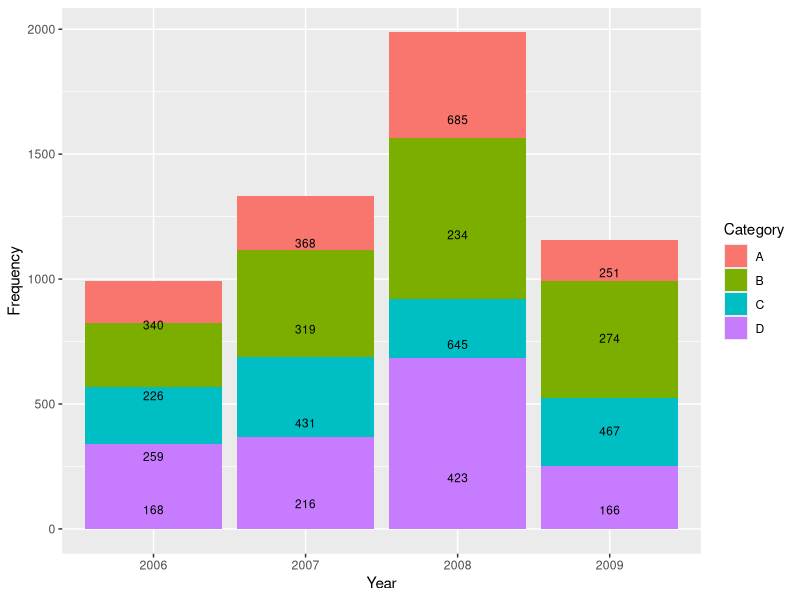

Recreate this plot in R.
# How to Showing total (sum) values each group on the top of stacked bar chart in ggplot2

# create dummy data
Year      <- c(rep(c("2006", "2007", "2008", "2009"), each = 4))
Category  <- c(rep(c("A", "B", "C", "D"), times = 4))
Frequency <- c(168, 259, 226, 340, 216, 431, 319, 368, 423, 645, 234, 685, 166, 467, 274, 251)
df      <- data.frame(Year, Category, Frequency)

# load the required libraries
library(ggplot2)
library(dplyr, warn.conflicts = FALSE)

totals <- df %>%
  group_by(Year, Category)%>%
  summarise(Sum_grp = sum(Frequency))

df.1<- transform(totals, Pos = ave(Frequency, Year, FUN = cumsum) - Frequency / 2)
str(df.1)
View(df.1)

ggplot(df.1, aes(Year, Frequency, group=Category,fill = Category))+
  geom_bar(stat="identity")+
  geom_text(aes(label = Frequency,y=Pos, vjust=0.7), size = 3) 

  
  
  
 

